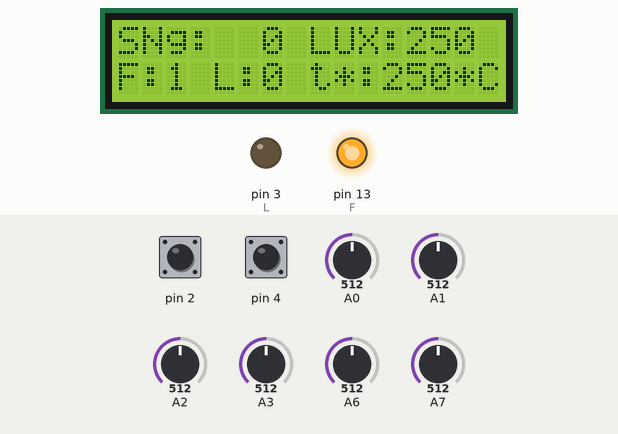
Bench run of a sketch on a simulated Arduino Nano, built with avr-gcc and run on an emulated ATmega328P. On the bench: 16×2 character LCD, output pins drawn as LEDs (lit = HIGH). Wiring (inferred from the names in the program): DS1307 clock at I2C address 0x68. The test bench sets the inputs (shaded band); at power-on: A7 = 512, pin 2 HIGH, pin 4 HIGH, A6 = 512, A0 = 512, A1 = 512, A2 = 512, A3 = 512. The local clock reads 2024-03-15 10:24:30 at power-on unless the sketch sets it; what the sketch prints to the serial monitor is not drawn.

Above: at 1.2 s.
1.3 s: A7 set to 67
At 2.5 s:
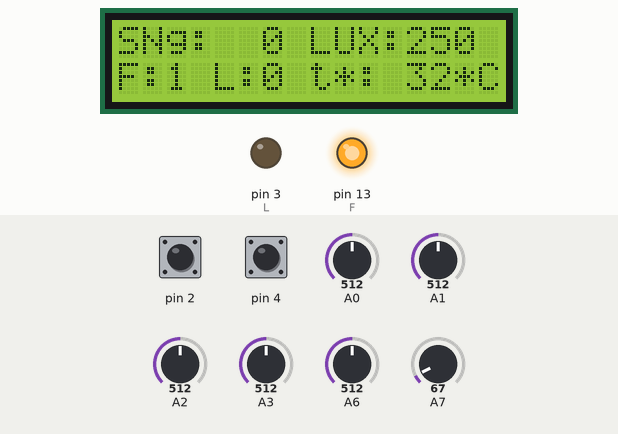
2.8 s: A7 set to 57
At 3.5 s:
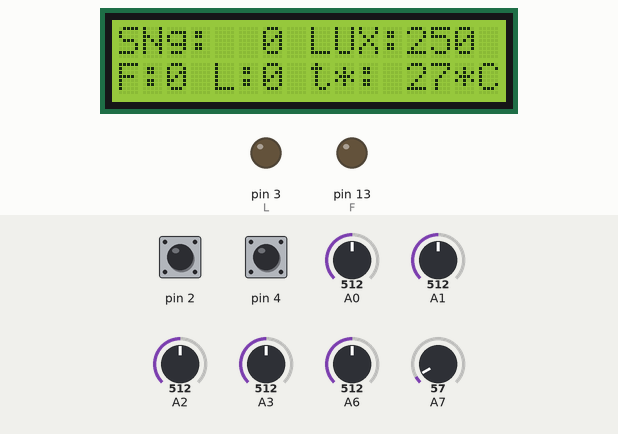
4.3 s: pin 2 pulled LOW for 0.15 s
At 5.4 s:
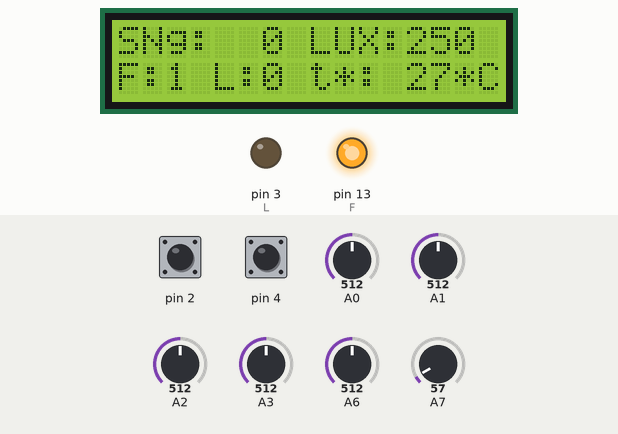
5.9 s: pin 4 pulled LOW for 0.15 s
At 6.7 s:
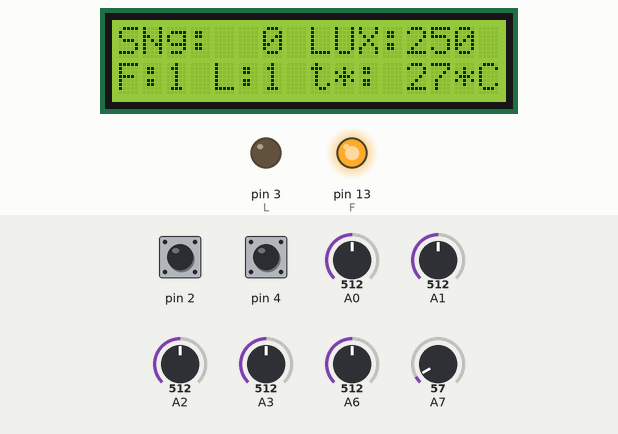
7.5 s: A6 set to 716
At 7.99 s:
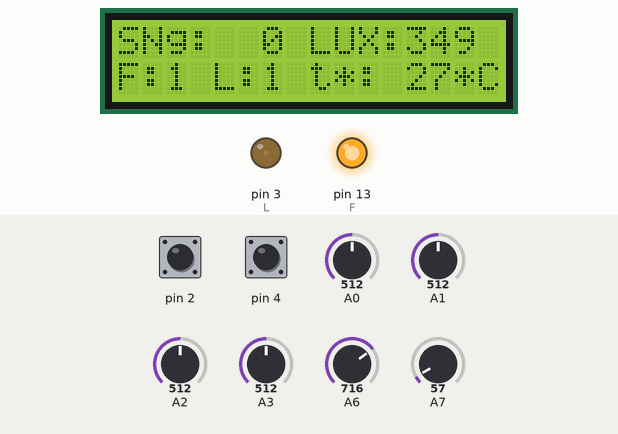
9.9 s: pin 2 pulled LOW for 1 s
At 14.86 s:
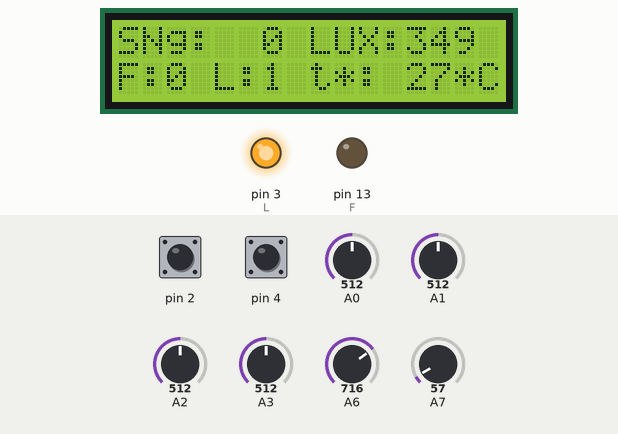
Timing chart, 0 to 15.1 s (numbered marks = the images above; inputs shaded):
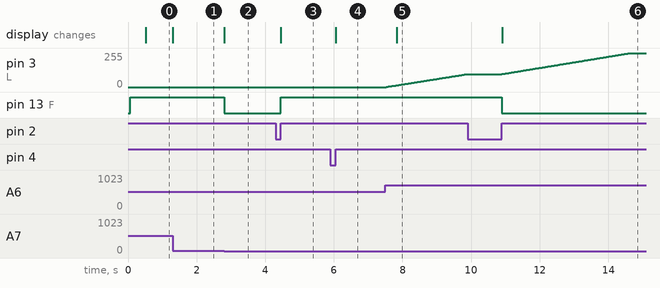

The sketch:

NANO.ino
```cpp
#include<LiquidCrystal.h>              // Khai báo thư viện     // LCD
#include <SoftwareSerial.h>            // Serial ảo
#include"DS1307.h"                     // Thư viện thời gian thực
LiquidCrystal lcd(12, 11, 10, 9, 8, 7);
SoftwareSerial node(5, 6); // RX, TX
#define LX analogRead(A0)
#define MC analogRead(A1)
#define VOLUM analogRead(A6)
#define LM35 analogRead(A7)
#define F 13
#define L 3
#define NUT1 digitalRead(2)
#define NUT2 digitalRead(4)
int L1;
int L2;
int NHIETDO_SET = 30;                      // set ngưỡng nhiệt độ bật quạt
int ng = 0;
int dem;
int n = 0;
int TDF = 0;
int TDF1;
int TDL = 0;
unsigned long tg,tg1,tg10;
unsigned long tg1manual = 15000;     // thời gian tắt quạt sau khi bật thủ công
unsigned long tg1auto = 15000;       // thời gian tắt quạt sau khi k có người
unsigned long tg2;
unsigned long tg20 = 100000 ;
unsigned long tg2auto = 15000;       // Thời gian tắt đèn sau khi bật thủ công
unsigned long tg2manual = 15000;     // Thời gian tắt đèn sau khi k có người
unsigned long tgv;
int hbd = 6;                         // Giờ bắt đầu
int hkt = 22;                        // Giờ kết thúc
float out ;
String U = "";
int a = 0;
int b = 0;
void setup() {
  Serial.begin(115200);                // Khởi tạo cổng Serial
  node.begin(115200);                  // ..............Serial ảo
  lcd.begin(16, 2);                    // Bắt đầu cho lcd hoạt động
  Wire.begin();
  pinMode(F, OUTPUT);
  pinMode(L, OUTPUT);                  //    Khai báo đầu ra / đầu vào
  pinMode(2, INPUT_PULLUP);
  pinMode(4, INPUT_PULLUP);
  //setTime(18, 10, 30, 5, 30, 12, 2021);
}
void loop() {
    READDS1307();
    DIEUKHIEN();
    FAN();
    LIGHT();    // Bật tắt đèn theo độ sáng
    NGUOI();    // đếm số người trong phòng
    LCD();
    UP_DL();
    Serial.println("TDF: " + String(TDF) +"   TDL: " + String(TDL));
}
void LCD() {            // Hiển thị lcd
  lcd.setCursor(0, 0); lcd.print("SNg:");
  lcd.setCursor(4, 0);
  if (n < 100) {
    lcd.print(" ");
  }
  if (n < 10) {
    lcd.print(" ");
  }
  lcd.print(n);
  lcd.setCursor(8, 0); lcd.print("LUX:");
  lcd.setCursor(12, 0);
  if(millis() - tgv >500){
  if (SET() < 100) {
    lcd.print(" ");
  }
  if (SET() < 10) {
    lcd.print(" ");
  }
  lcd.print(SET());
  tgv = millis();
  }
  lcd.setCursor(0, 1); lcd.print("F:");
  lcd.setCursor(2, 1); lcd.print(b);
  lcd.setCursor(4, 1); lcd.print("L:");
  lcd.setCursor(6, 1); lcd.print(a);
  lcd.setCursor(8, 1); lcd.print("t*:");
  lcd.setCursor(11, 1);
  if (NHIETDO() < 100) {
    lcd.print(" ");
  }
  if (NHIETDO() < 10) {
    lcd.print(" ");
  }
  lcd.print(NHIETDO());
  lcd.setCursor(14, 1); lcd.print("*C");
}
void UP_DL() {
  U = "";
   U += String(b);
   U += String(a);
  if (n < 10) {
    U += "0";
  }
  U += String(n);
  if (SET() < 100) {
    U += "0";
  }
  if (SET() < 10) {
    U += "0";
  }
  U += String(SET());
  if (NHIETDO() < 100) {
    U += "0";
  }
  if (NHIETDO() < 10) {
    U += "0";
  }
  U += String(NHIETDO());
   if (millis() - tg > 1000) {////    1s gửi trạng thái lên 1 lần
     node.println(U);              // gửi chuỗi U sang node
     // Serial.println(U);
     tg = millis();
   }
}
void LIGHT() {
  if (gio > hbd && gio < hkt) {  // Xét trong giờ
    if (n >= 1) {
      tg20 = millis();
    }
    if (millis() - tg20 < tg2auto) {   //đếm tgian để tắt đèn sau bao lâu
      if (MCH() == 0) {
       PID(SET());
        a = 1;
         Serial.println("   den");
      }
      else {
        PID(180);
        a = 1;
        Serial.println("   MCH");
      }
    }
    else {
 if (TDL == 1) {
      Serial.println("den bat thu cong   ");
      if (MCH() == 0) {
        PID(SET());
        a = 1;
        Serial.println("thu cong   ");
      }
      else {
        PID(180);
        a = 1;
        Serial.println("MCH1   ");
      }
    }
    else {
      digitalWrite(L, 0);
      a = 0;
    }
    }
  }
  else {                   // xét ngoài giờ
    if (TDL == 1) {
      Serial.println("den bat thu cong");
      if (MCH() == 0) {
        PID(SET());
        a = 1;
        Serial.println("thu cong");
      }
      else {
        PID(180);
        a = 1;
        Serial.println("MCH1");
      }
    }
    else {
      digitalWrite(L, 0);
      a = 0;
    }
  }
}
void PID(int st) {   //  Điều chỉnh độ sáng theo môi trường
  if (st > LUX()) {
    out += 0.4;
  }
  else {
    out -= 0.4;
  }
  if (out > 255) {
    out = 255;
  }
  if (out < 0) {
    out = 0;
  }
  int PWM = (int)out;

  analogWrite(L, PWM);
}
void FAN() {
  if (gio > hbd && gio < hkt) {      // trong giờ
    if (n >= 1) {
      tg10 = millis();
      Serial.println("co nguoi");
    }
    if (millis() - tg10 < tg1auto) {
      if (NHIETDO() > NHIETDO_SET) {
        digitalWrite(F, 1);
        b = 1;
      }
      else {
     if (TDF1 == 1) {
      Serial.println(" quat bat thu cong trong gio   ");
      digitalWrite(F, 1);
      b = 1;
    }
    else {
      digitalWrite(F, 0);
      b = 0;
    }
      }
    }
    else {
    digitalWrite(F,0);
    b = 0;
    }
  }
  else {
    if (TDF == 1) {
      //Serial.println(" quat bat thu cong");
      digitalWrite(F, 1);
      b = 1;
    }
    else {
      digitalWrite(F, 0);
      b = 0;
    }
  }
}
void DIEUKHIEN() {
  if (node.available()) {             // nếu cổng serial có tín hiệu thì...
    String N = "";
    N = node.readStringUntil('\r');
    N.trim();
    Serial.println(N);
    if (N == "F") {
      if (TDF == 0) {
        tg1 == millis();
        TDF = 1 -TDF;
        Serial.println("quat");
      }
    }
    if (N == "L") {
      if (TDL == 0) {
        tg2 == millis();
        TDL = 1 - TDL;
        Serial.println("den");
      }
    }
  }
  NUT();
  if (millis() - tg1 > tg1manual && TDF == 1) {
    TDF = 0;
    tg1 = millis();
  }
  if (millis() - tg2 > tg2manual && TDL == 1) {
    TDL = 0;
    tg2 = millis();
  }
}
void NUT() {
  if (NUT1 == 0) {
    delay(20);
    if (NUT1 == 0) {
        TDF = 1-TDF;
        TDF1 = 1 - TDF1;
        tg1 = millis();
      while (NUT1 == 0) {}
    }
  }
  if (NUT2 == 0) {
    delay(20);
    if (NUT2 == 0) {
        TDL = 1 - TDL;
        tg2 = millis();
      }
      while (NUT2 == 0) {}
    }
  }
int SET() {
  int a = map(VOLUM, 0, 1023, 0, 500);
  return a;
}
void NGUOI() {                         // CT con đếm người ra vào
  if (analogRead(A2) > 900) {
    L1 = 0;
  }
  else {
    L1 = 1;
  }
  if (analogRead(A3) > 900) {
    L2 = 0;
  }
  else {
    L2 = 1;
  }
  if (L1 == 0 && L2 == 0 && dem == 1) {
    ng = 0;
    dem = 0;
  }
  if (L1 == 0 && L2 == 1) {
    ng = 1;
  }
  if (L1 == 1 && L2 == 0) {
    ng = 2;
  }
  if (ng == 1) {
    if (L1 == 0 && L2 == 0 && dem == 0) {
      n++;
      dem = 1;
    }
  }
  if (ng == 2) {
    if (L1 == 0 && L2 == 0 && dem == 0) {
      n--;
      dem = 1;
    }
  }
  if (n < 0) {
    n = 0;
  }
}        //////////////////////////////////////
int NHIETDO() {
  float t = (LM35 * 5.0 * 100) / 1023;   // ct
  return (int)t;
}
int MCH() {
  if (MC > 900) {
    return 1;
  }
  else {
    return 0;
  }
}
int LUX() {
  int b = LX - 250 ;
  return b;
}
```

DS1307.h
```cpp
// Khai báo thư viện I2C
#include <Wire.h>
const byte DS1307 = 0x68;
/* khai báo các biến thời gian */
int giay , phut, gio, ngay, thu, thang, nam;

/* Chuyển từ format BCD (Binary-Coded Decimal) sang Decimal */
int bcd2dec(byte num)
{
  return ((num/16 * 10) + (num % 16));
}
/* Chuyển từ Decimal sang BCD */
int dec2bcd(byte num)
{
  return ((num/10 * 16) + (num % 10));
}
// doc thoi gian tu ds1307
void READDS1307()
{
  Wire.beginTransmission(DS1307);
  Wire.write((byte)0x00);
  Wire.endTransmission();
  Wire.requestFrom(DS1307, 7);

  giay = bcd2dec(Wire.read() & 0x7f);
  phut = bcd2dec(Wire.read() );
  gio  = bcd2dec(Wire.read() & 0x3f); // chế độ 24h.
  thu  = bcd2dec(Wire.read() );
  ngay = bcd2dec(Wire.read() );
  thang= bcd2dec(Wire.read() );
  nam  = bcd2dec(Wire.read() );
  nam += 2000;
}

/* cài đặt thời gian cho DS1307 */
void setTime(byte hr, byte min, byte sec, byte wd, byte d, byte mth, byte yr)
{
  yr=yr-2000;
  Wire.beginTransmission(DS1307);
  Wire.write(byte(0x00)); // đặt lại pointer
  Wire.write(dec2bcd(sec));
  Wire.write(dec2bcd(min));
  Wire.write(dec2bcd(hr));
  Wire.write(dec2bcd(wd)); // day of week: Sunday = 1, Saturday = 7
  Wire.write(dec2bcd(d));
  Wire.write(dec2bcd(mth));
  Wire.write(dec2bcd(yr));
  Wire.endTransmission();
}
```

Measured:
- the behaviour switches between 64 and 63 on A7 (found by bisection; images 1 and 2)
- after the input at 1.3 s, the display: changes at once (image 1)
- after the input at 2.8 s, pin 13 (F): HIGH → LOW at once; the display: changes at once (image 2)
- after the input at 4.3 s, pin 13 (F): LOW → HIGH after 0.15 s; the display: changes after 0.16 s (image 3)
- after the input at 5.9 s, the display: changes after 0.16 s (image 4)
- after the input at 7.5 s, pin 3 (L): moves from 0/255 to 97/255 over 2.4 s, starting at once; the display: changes after 0.34 s (image 5)
- after the input at 9.9 s, pin 13 (F): HIGH → LOW after 1.0 s instead of 5.1 s
